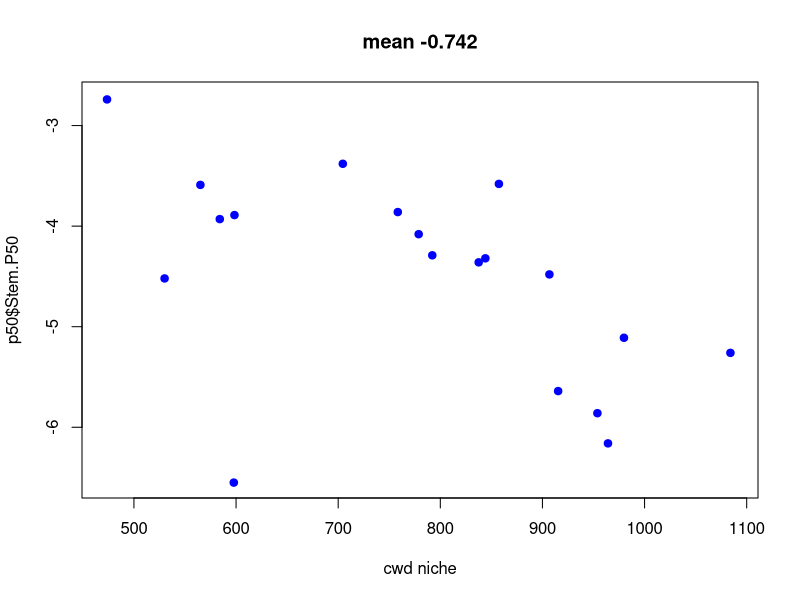
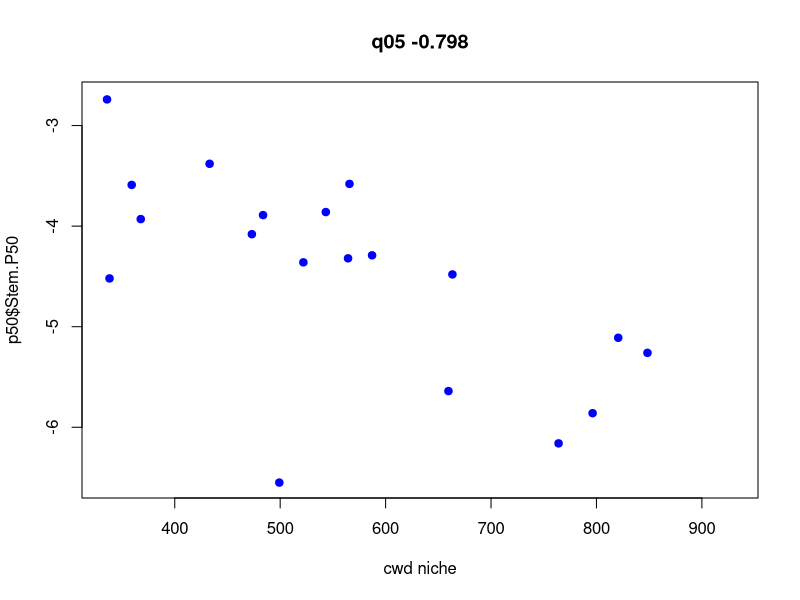
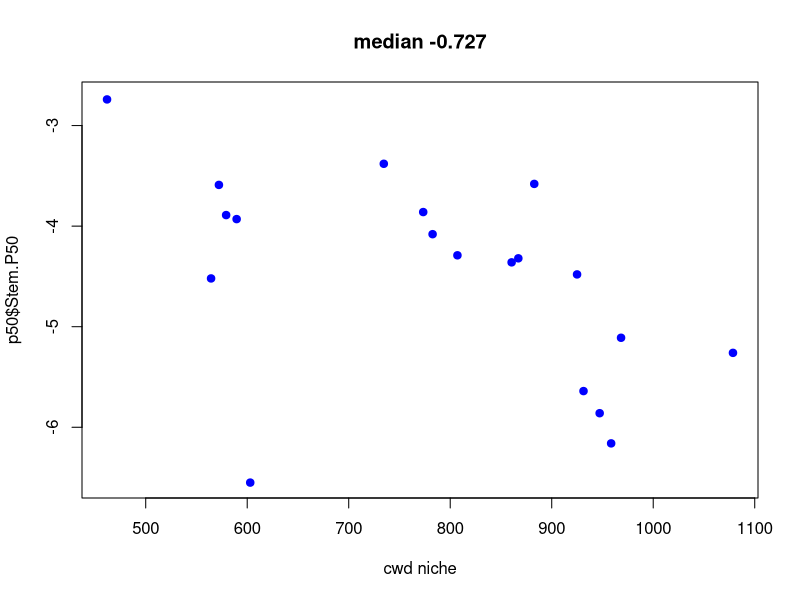
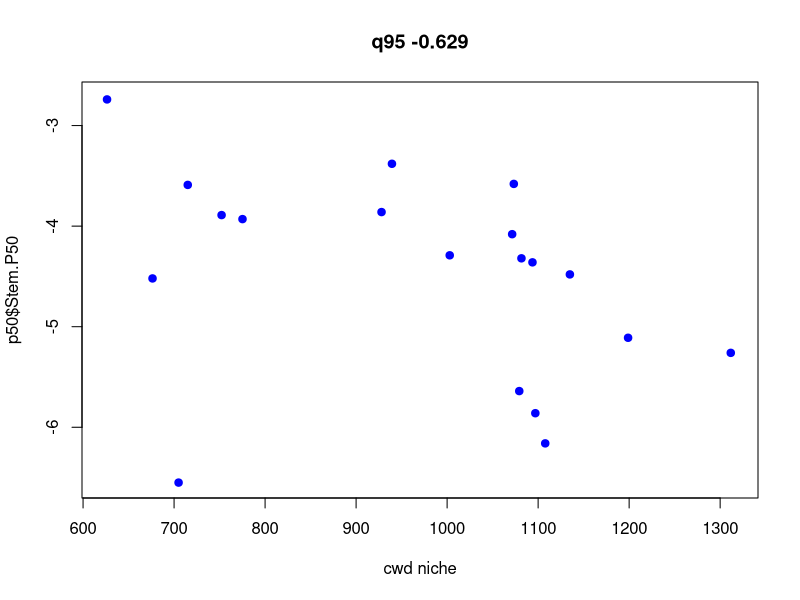
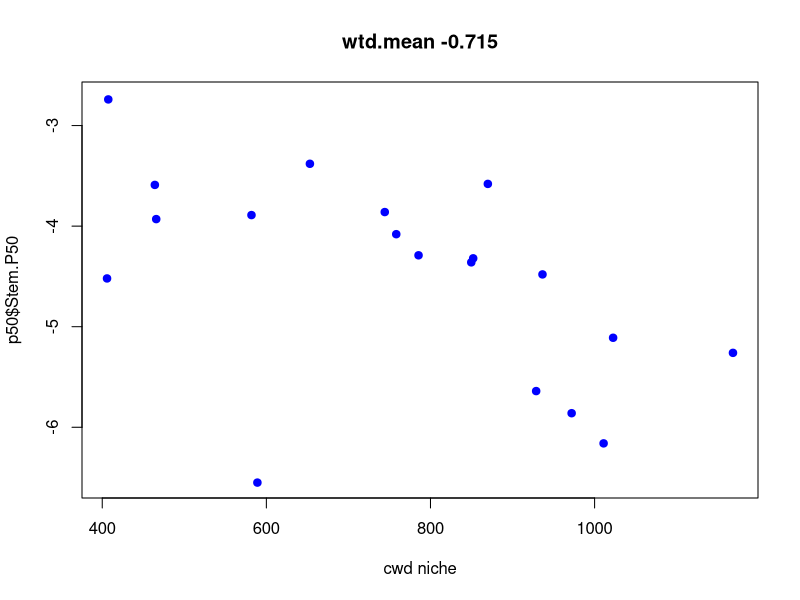
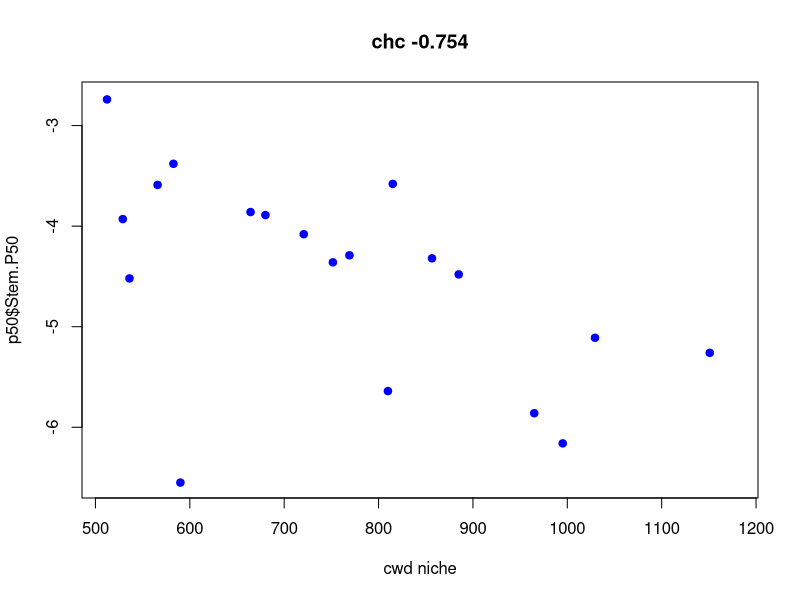
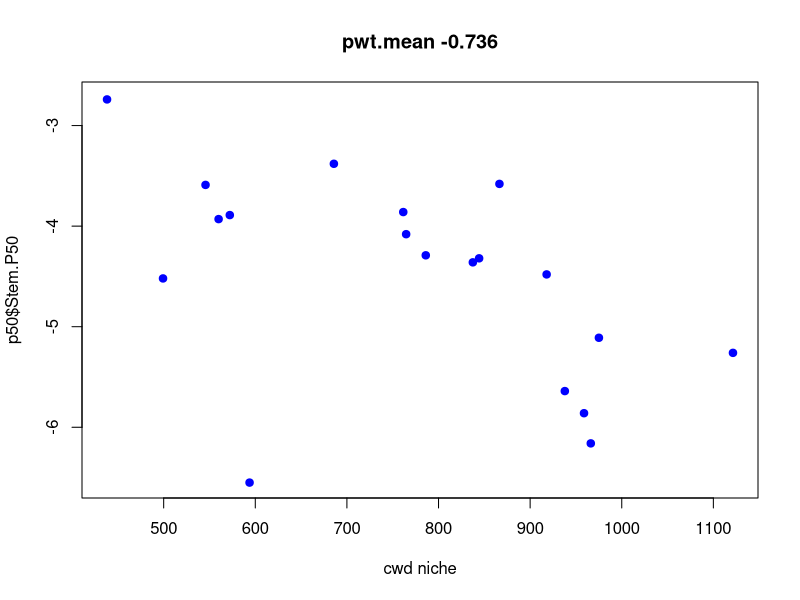
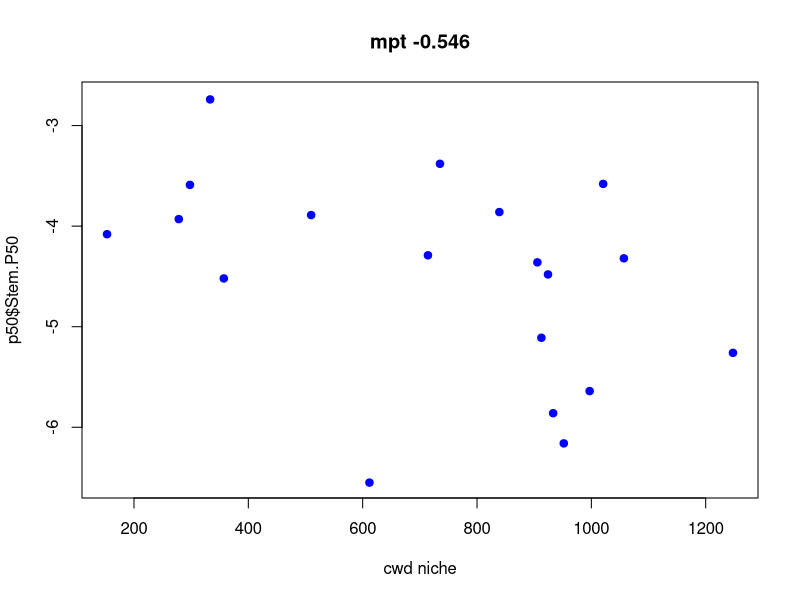

Source code (R) for these figures, in order:
aet <- read.csv('data/quercus/quercusAET.csv')
cwd <- read.csv('data/quercus/quercusCWD.csv')
p50 <- read.csv('data/quercus/quercusP50.csv')

all(aet$name==cwd$name)
all(aet$name==p50$name)

ymn <- range(c(p50$Stem.P50,p50$Leaf.P50),na.rm=T)
which.min(p50$Stem.P50)
p50[which.min(p50$Stem.P50),]

names(cwd)
nct <- c(5,7,8,9,12:17)

# -15 removes Q. pacifica outlier
for (i in 1:length(nct)) {
  mvar <- nct[i]
  cval <- cor(cwd[-15,mvar],p50$Stem.P50[-15],use='pair')
  print(cval)
  plot(cwd[,mvar],p50$Stem.P50,pch=19,col='blue',ylim=ymn,main=paste(names(cwd)[mvar],round(cval,3)),xlab='cwd niche')
       #points(cwd[,mvar],p50$Leaf.P50,pch=19,col='red')
}

# check how my clim niches compare to Rob's
for (i in 1:length(nct)) {
  mvar <- nct[i]
  cval <- cor(cwd[,mvar],p50$CWD_rs,use='pair')
  print(cval)
  plot(cwd[,mvar],p50$CWD_rs,pch=19,col='blue',main=paste(names(cwd)[mvar],round(cval,3)),xlab='cwd niche')
  #points(cwd[,mvar],p50$Leaf.P50,pch=19,col='red')
}

cor(p50$CWD_rs,p50$Stem.P50,use='pair')
cor(p50$CWD_rs[-15],p50$Stem.P50[-15],use='pair')
